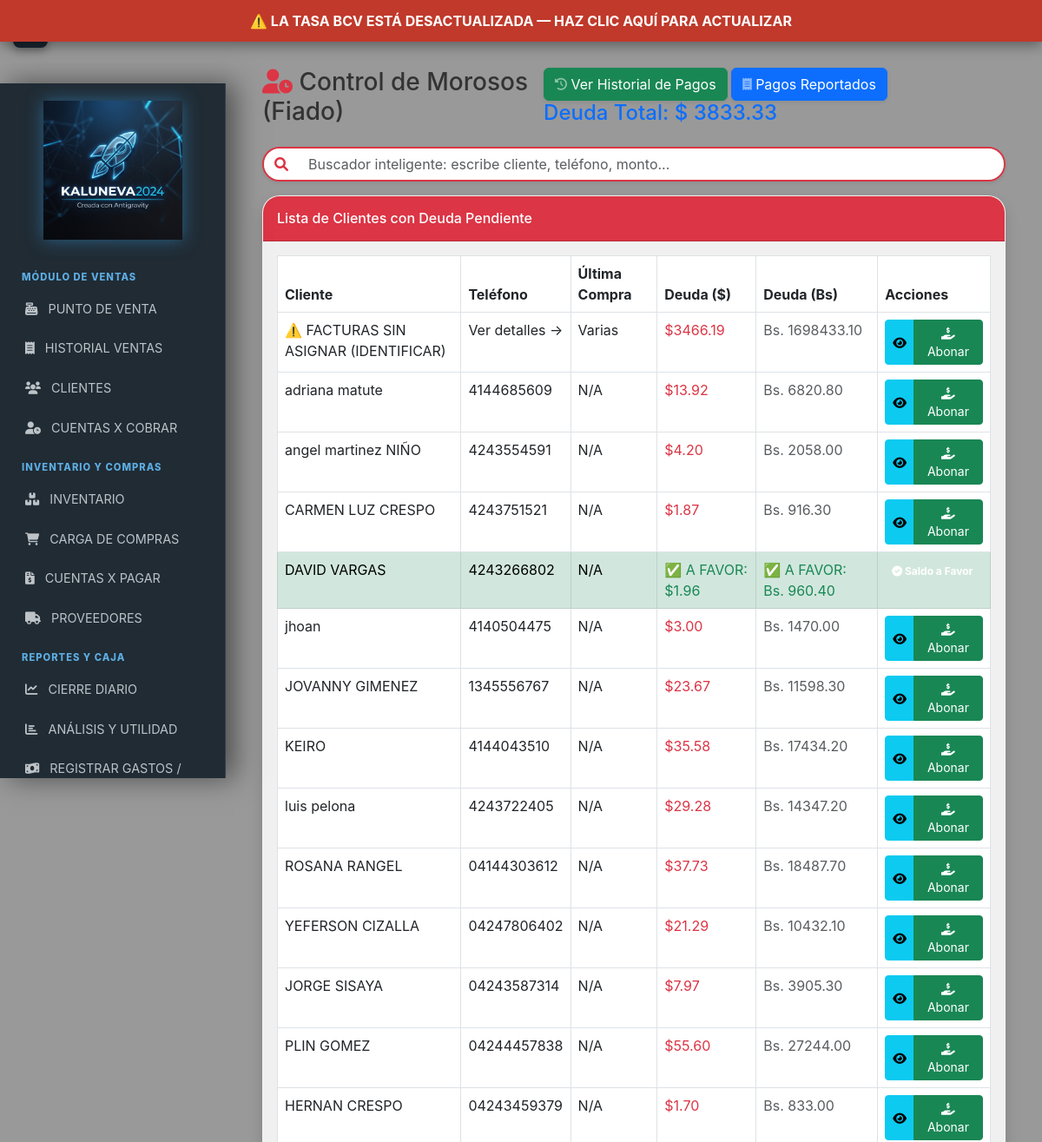
The app's page /morosos (signed in, upper part), older data.
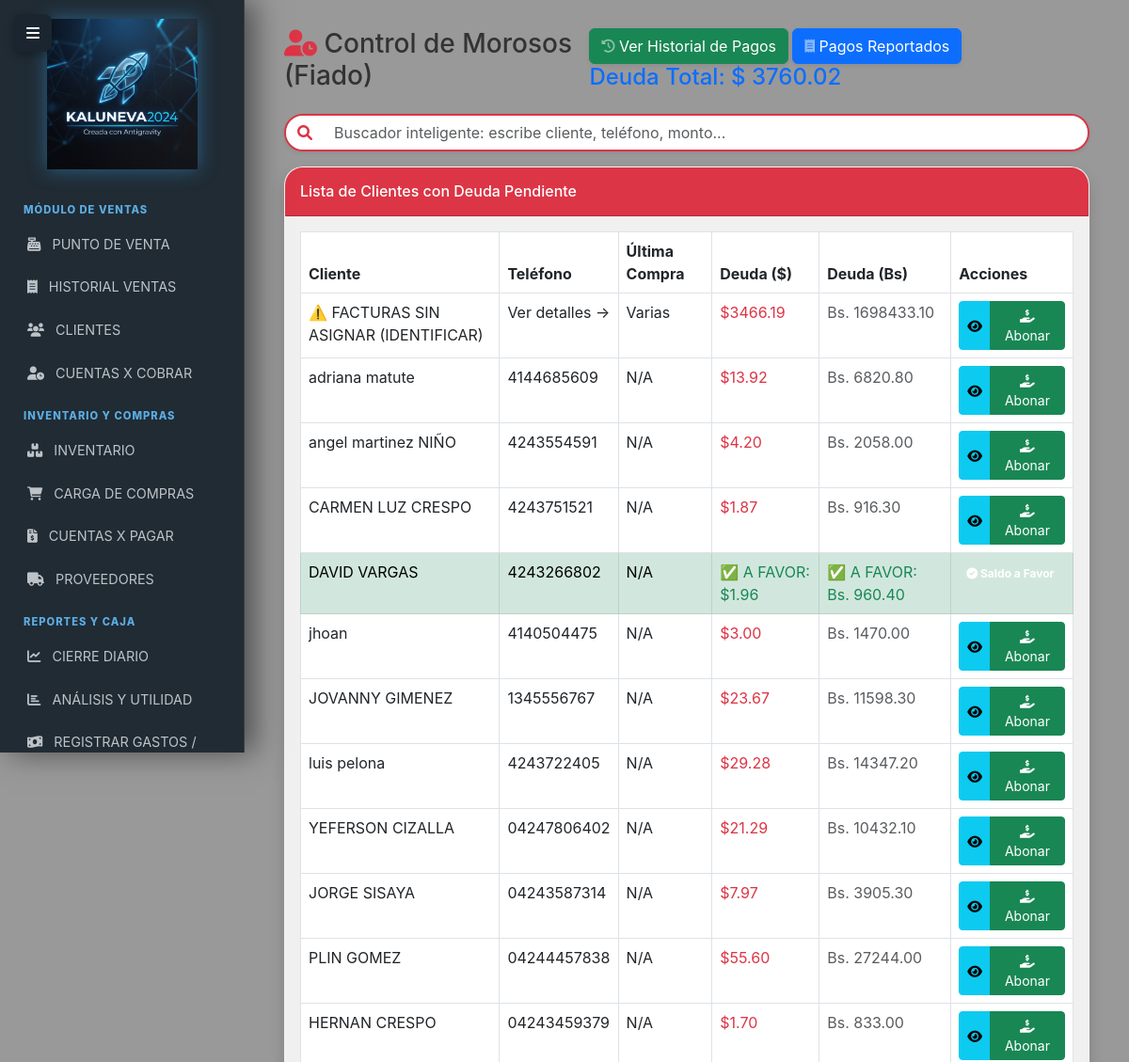
The same page, newer data.
### models.py (models this page shows, shortened)
class Cliente(db.Model):
    __tablename__ = 'clientes'
    id = db.Column(db.Integer, primary_key=True)
    nombre = db.Column(db.String(100), nullable=False)
    cedula = db.Column(db.String(20), unique=True, nullable=False)
    telefono = db.Column(db.String(20))
    direccion = db.Column(db.Text)
    fecha_nacimiento = db.Column(db.Date)
    saldo_usd = db.Column(db.Numeric(10, 2), default=Decimal('0.00'))
    saldo_bs = db.Column(db.Numeric(10, 2), default=Decimal('0.00'))
    puntos = db.Column(db.Integer, default=0)
    documentos = db.Column(db.Integer, default=0)
    ventas = db.relationship('Venta', backref='cliente', lazy=True)
    abonos = db.relationship('HistorialPago', backref='cliente', lazy=True)

### routes/clientes.py (the view)
@clientes_bp.route('/morosos')
@login_required
@staff_required
def vista_morosos():
    from models import Venta
    morosos = Cliente.query.filter(
        (func.abs(func.coalesce(Cliente.saldo_usd, 0)) > 0.01) | (func.abs(func.coalesce(Cliente.saldo_bs, 0)) > 0.1)
    ).all()
    total_real_ventas = db.session.query(func.sum(Venta.saldo_pendiente_usd)).filter(Venta.saldo_pendiente_usd > 0).scalar() or Decimal('0.00')
    deuda_huerfana = db.session.query(func.sum(Venta.saldo_pendiente_usd)).filter(Venta.saldo_pendiente_usd > 0, Venta.cliente_id == None).scalar() or Decimal('0.00')
    tasa = TasaBCV.query.order_by(TasaBCV.fecha.desc()).first()
    tasa_bcv = Decimal(str(tasa.valor)) if tasa and tasa.valor else Decimal('1.0')
    if deuda_huerfana > 1:
        class OrphanClient:
            id = 0
            nombre = "⚠️ FACTURAS SIN ASIGNAR (IDENTIFICAR)"
            telefono = "Ver detalles ->"
            ultima_compra = "Varias"
            saldo_usd = deuda_huerfana
        morosos.insert(0, OrphanClient())
    return render_template('morosos.html',
                           morosos=morosos,
                           total=total_real_ventas,
                           tasa_bcv=tasa_bcv)

### app.py (called while the page is built)
@login_manager.user_loader
def load_user(user_id):
    user = db.session.get(User, int(user_id))
    if user and not getattr(user, 'activo', True):
        return None
    return user

@app.context_processor
def inject_tasa_actual():
    try:
        hoy = hoy_ve()
        tasa_hoy = TasaBCV.query.filter_by(fecha=hoy).first()
        if tasa_hoy:
            return dict(tasa_actual=tasa_hoy.valor, alerta_tasa=False)
        else:
            ultima = TasaBCV.query.order_by(TasaBCV.fecha.desc()).first()
            valor = ultima.valor if ultima else Decimal('0.00')
            return dict(tasa_actual=valor, alerta_tasa=True)
    except Exception as e:
        log.error(f"Error al inyectar tasa actual: {e}")
        return dict(tasa_actual=Decimal('0.00'), alerta_tasa=True)

### models.py (called while the page is built)
def hoy_ve():
    return datetime.now(pytz.timezone('America/Caracas')).date()

### templates/morosos.html (shortened to what the changed rows need)
{% extends 'base.html' %}
{% block content %}
<div class="container-fluid">
  <div class="d-sm-flex align-items-center justify-content-between mb-4">
    <h1 class="h3 mb-0 text-gray-800">
      <i class="fas fa-user-clock text-danger"></i> Control de Morosos (Fiado)
    </h1>
    <div>
      <div class="d-inline-block h4 mb-0 font-weight-bold text-primary">
        Deuda Total: $<span id="deuda_total_general">
          {{ "%.2f"|format(morosos|selectattr('saldo_usd', 'gt', 0)|sum(attribute='saldo_usd')) if morosos else "0.00"
          }}
        </span>
      </div>
    </div>
  </div>
  <div class="card shadow mb-4">
    <div class="card-body">
      <div class="table-responsive">
        <table class="table table-bordered table-hover" id="tabla_morosos" width="100%" cellspacing="0">
          <thead class="thead-light">
            <tr>
              <th>Cliente</th>
              <th>Teléfono</th>
              <th>Última Compra</th>
              <th>Deuda ($)</th>
              <th>Deuda (Bs)</th>
              <th>Acciones</th>
            </tr>
          </thead>
          <tbody>
            {% if morosos %}
            {% for c in morosos %}
            <tr class="{{ 'table-success' if c.saldo_usd < 0 else '' }}">
              <td class="font-weight-bold">{{ c.nombre }}</td>
              <td>{{ c.telefono or 'N/A' }}</td>
              <td>{{ c.ultima_compra or 'N/A' }}</td>
              {% if c.saldo_usd < 0 %} <td class="font-weight-bold text-success">
                ✅ A FAVOR: ${{ "%.2f"|format(c.saldo_usd * -1) }}
                </td>
                <td class="text-success">
                  ✅ A FAVOR: Bs. {{ "%.2f"|format(c.saldo_usd * -1 * tasa_bcv) }}
                </td>
                {% else %}
                <td class="font-weight-bold text-danger">
                  ${{ "%.2f"|format(c.saldo_usd) }}
                </td>
                <td class="text-muted">
                  Bs. {{ "%.2f"|format(c.saldo_usd * tasa_bcv) }}
                </td>
                {% endif %}
                <td>
                  <div class="btn-group">
                    {% if c.saldo_usd < 0 %} <span class="badge badge-success p-2">
                      <i class="fas fa-check-circle"></i> Saldo a Favor
                      </span>
                      {% else %}
                      <button class="btn btn-info btn-sm" title="Ver Facturas Pendientes"
                        onclick="verFacturasPendientes('{{ c.id }}', '{{ c.nombre }}')">
                        <i class="fas fa-eye"></i>
                      </button>
                      <button class="btn btn-success btn-sm"
                        onclick="abrirAbonoDrawer('{{ c.id }}', '{{ c.nombre }}', '{{ c.saldo_usd }}')">
                        <i class="fas fa-hand-holding-usd"></i> Abonar
                      </button>
                      {% endif %}
                  </div>
                </td>
            </tr>
            {% endfor %}
            {% else %}
            <tr>
              <td colspan="6" class="text-center text-muted py-4">
                <i class="fas fa-check-circle text-success"></i> ¡No hay morosos! Todos están al día.
              </td>
            </tr>
            {% endif %}
          </tbody>
        </table>
      </div>
    </div>
  </div>
</div>
{% endblock %}

Row changes from the older to the newer data that the page shows:
no longer on this page (row edited): Cliente: nombre "KEIRO", telefono "4144043510", ultima_compra "N/A", saldo_usd "35.58", c.saldo_usd*tasa_bcv "17434.20"
no longer on this page (row edited): Cliente: nombre "ROSANA RANGEL", telefono "04144303612", ultima_compra "N/A", saldo_usd "37.73", c.saldo_usd*tasa_bcv "18487.70"
Text that changed along with them:
text no longer shown: "3833.33 ⚠️ LA TASA BCV ESTÁ DESACTUALIZADA — HAZ CLIC AQUÍ PARA ACTUALIZAR"
text now shown: "3760.02"
